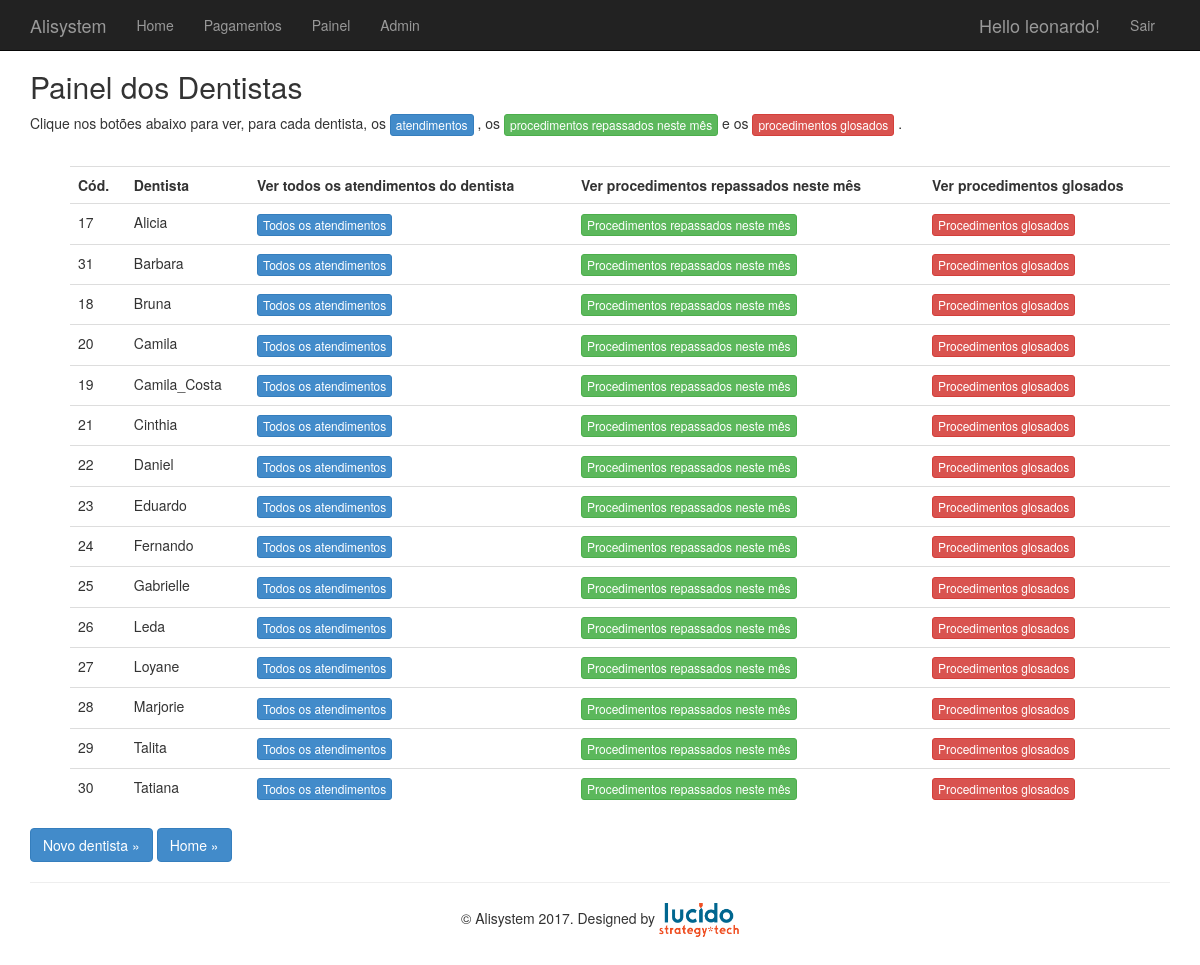
The page /dentistas/ (signed in) on the database its author committed.
### Alisystem/models.py (models this page shows, shortened)
class Dentista(models.Model):
    nome_completo = models.CharField(max_length=100)
    num_CRO = models.CharField(max_length=100, blank = True, verbose_name = 'Número do CRO')
    email = models.EmailField(blank = True, verbose_name = 'E-mail')
    cpf = models.CharField(max_length=11, blank = True)
    banco = models.CharField(max_length=30, blank = True)
    num_agencia = models.CharField(max_length=4, blank = True, verbose_name = 'Agência número')
    num_conta = models.CharField(max_length=20, blank = True, verbose_name = 'Conta número')
    class Meta: ordering = ['nome_completo']

### Alisystem/views.py (the view)
# urls.py: url(r'^dentistas/$', DentistaList.as_view(), name='dentistas'),
class DentistaList(LoginRequiredMixin, ListView):
    login_url = '/login/'
    redirect_field_name = 'redirect_to'
    model = Dentista
    template_name = 'app/dentista_list.html'

### Alisystem/templates/app/dentista_list.html
 {% extends "app/layout.html" %}
{% block content %}
	<h2>Painel dos Dentistas</h2>
    <p>Clique nos botões abaixo para ver, para cada dentista, os
        <button class="btn btn-xs btn-primary">atendimentos</button>
        , os
        <button class="btn btn-xs btn-success">procedimentos repassados neste mês</button>
        e os
        <button class="btn btn-xs btn-danger">procedimentos glosados</button> .
    </p>
    <br>
	<ul>
		<table class="table table-responsive">
			<tr>
				<th>Cód.</th>
				<th>Dentista</th>
                <th>Ver todos os atendimentos do dentista</th>
                <th>Ver procedimentos repassados neste mês</th>
                <th>Ver procedimentos glosados</th>
			</tr>
				{% for dentista in object_list %}
			<tr>
                <td> {{ dentista.id }}</td>
				<td> {{ dentista.nome_completo }}</a></td>
                <td><a href="/atendimentos/dentista/{{ dentista.nome_completo }}" class="btn btn-xs btn-primary">Todos os atendimentos</a></td>
                <td><a href="/procedimentos/dentista/{{ dentista.nome_completo }}" class="btn btn-xs btn-success">Procedimentos repassados neste mês</a></td>
                <td><a href="/procedimentos/dentista/{{ dentista.nome_completo }}/glosado" class="btn btn-xs btn-danger">Procedimentos glosados</a></td>
			</tr>
				{% endfor %}
			</table>
	</ul>
<a href="/admin/Alisystem/dentista/add" class="btn btn-primary btn-large">Novo dentista &raquo;</a>
<a href="{% url 'home' %}" class="btn btn-primary btn-large">Home &raquo;</a>
{% endblock %}

### Alisystem/templates/app/loginpartial.html (shortened to what this page needs)
{% if user.is_authenticated %}
<form id="logoutForm" action="/logout" method="post" class="navbar-right">
    <ul class="nav navbar-nav navbar-right">
        <li><span class="navbar-brand">Hello {{ user.username }}!</span></li>
        <li><a href="javascript:document.getElementById('logoutForm').submit()">Sair</a></li>
    </ul>
</form>
{% else %}
<ul class="nav navbar-nav navbar-right">
    <li><a href="{% url 'login' %}">Entrar</a></li>
</ul>
{% endif %}

### rows shown on the page
Dentista: id "17", nome_completo "Alicia"
Dentista: id "31", nome_completo "Barbara"
Dentista: id "18", nome_completo "Bruna"
Dentista: id "20", nome_completo "Camila"
Dentista: id "19", nome_completo "Camila_Costa"
Dentista: id "21", nome_completo "Cinthia"
Dentista: id "22", nome_completo "Daniel"
Dentista: id "23", nome_completo "Eduardo"
Dentista: id "24", nome_completo "Fernando"
Dentista: id "25", nome_completo "Gabrielle"
Dentista: id "26", nome_completo "Leda"
Dentista: id "27", nome_completo "Loyane"
Dentista: id "28", nome_completo "Marjorie"
Dentista: id "29", nome_completo "Talita"
Dentista: id "30", nome_completo "Tatiana"

### other values the page prints
{{ user.username }} "leonardo"
